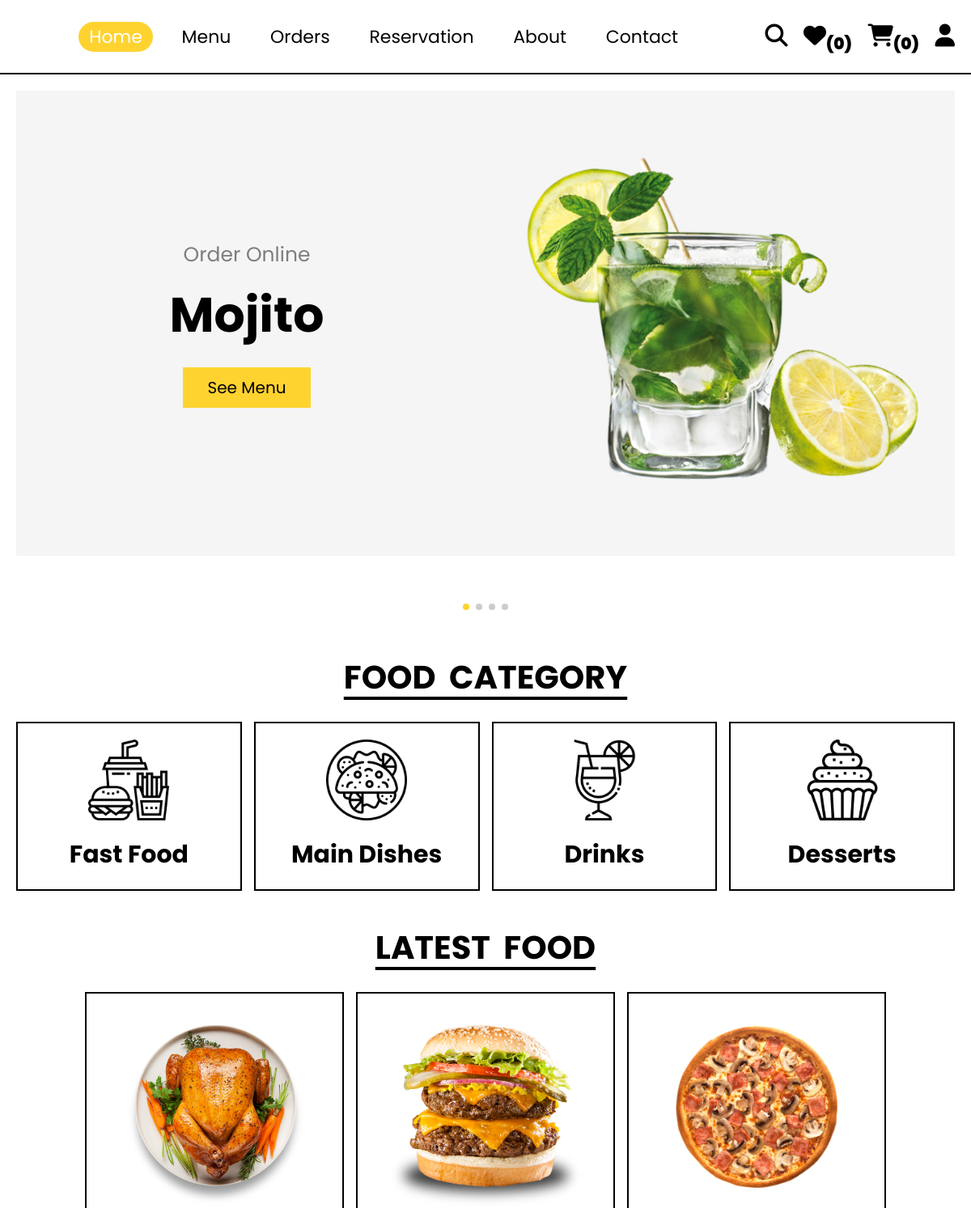
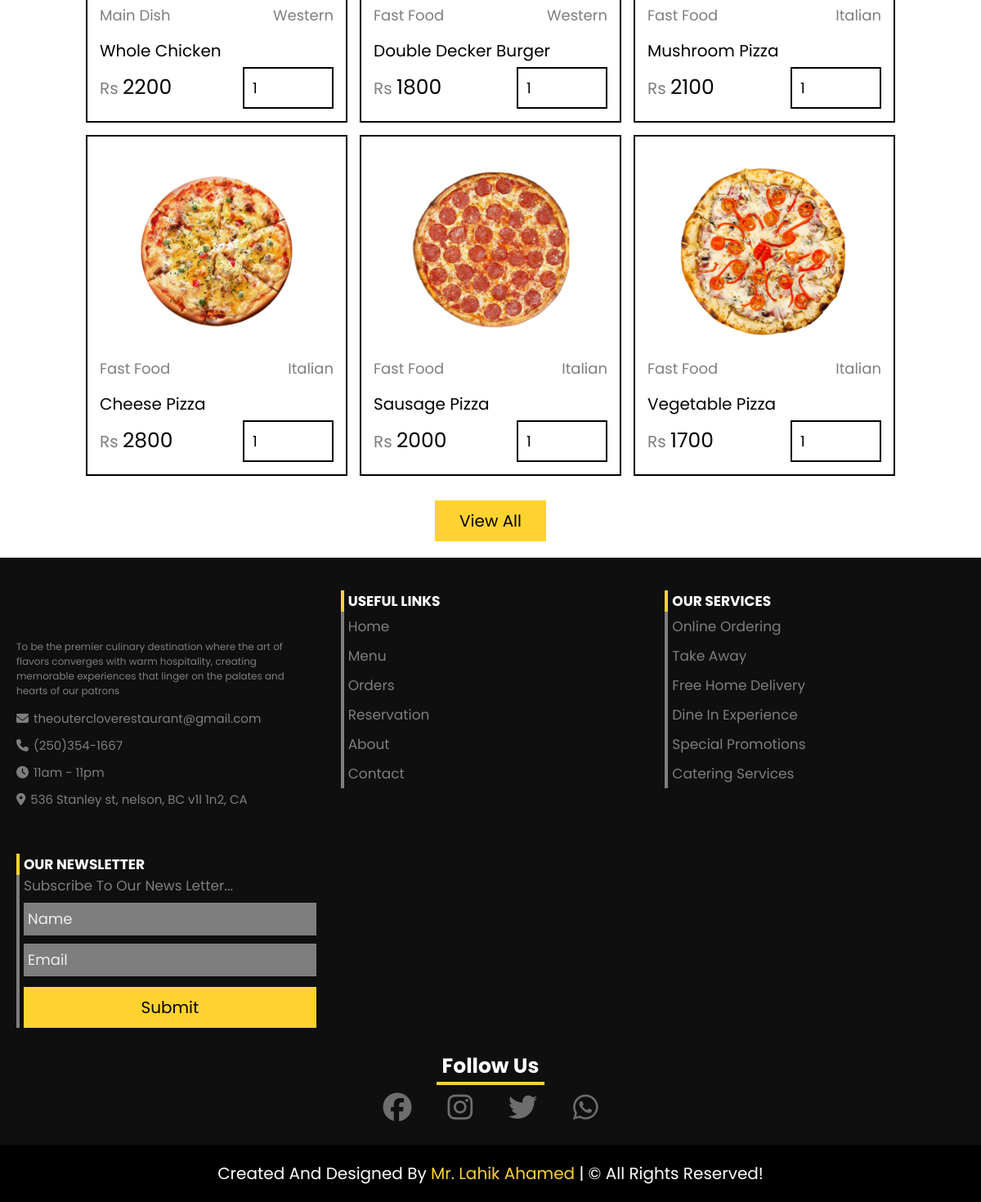
Page /customer/home.php on the committed database (2 pictures, top to bottom).
### tables this page shows
CREATE TABLE `products` (
  `id` INT NOT NULL AUTO_INCREMENT,
  `cuisine` VARCHAR(50) NOT NULL,
  `category` VARCHAR(50) NOT NULL,
  `name` VARCHAR(50) NOT NULL,
  `price` INT NOT NULL,
  `image` VARCHAR(50) NOT NULL,
  `hero_slider` TINYINT(1) NOT NULL DEFAULT 0,
  PRIMARY KEY (`id`)
);

### customer/home.php (the view, shortened to what this page needs)
<?php
    include("../db/database.php");
?>
<!DOCTYPE html>
<html lang="en">
<head>
    <link rel="stylesheet" href="https://cdn.jsdelivr.net/npm/swiper@11/swiper-bundle.min.css"/>
    <link rel="stylesheet" href="../CSS/customer_style.css">
</head>
<body>
    <?php include("../components/user_header.php"); ?>
    <section class="hero">
        <div class="swiper hero-slider">
            <div class="swiper-wrapper">
            <?php
                $select_hero_products = $conn->prepare("SELECT * FROM products WHERE hero_slider = ?");
                $select_hero_products->execute([1]);
                if($select_hero_products->rowCount() > 0) {
                    while($fetch_hero_products = $select_hero_products->fetch(PDO::FETCH_ASSOC)) {
            ?>
                        <div class="swiper-slide">
                            <div class="content">
                                <span>order online</span>
                                <h3><?= $fetch_hero_products['name'] ?></h3>
                                <a href="menu.php" class="btn">see menu</a>
                            </div>
                            <div class="image">
                                <img src="../uploaded images/<?= $fetch_hero_products['image'] ?>" alt="">
                            </div>
                        </div>
            <?php
                    }
                }
            ?>
            </div>
            <div class="swiper-pagination"></div>
        </div>
    </section>
    <section class="category">
        <h1 class="title">food category</h1>
        <div class="box-container">
            <a href="category.php?category=fast food" class="box">
                <img src="../images/cat-1.png" alt="">
                <h3>fast food</h3>
            </a>
            <a href="category.php?category=main dishes" class="box">
                <img src="../images/cat-2.png" alt="">
                <h3>main dishes</h3>
            </a>
            <a href="category.php?category=drinks" class="box">
                <img src="../images/cat-3.png" alt="">
                <h3>drinks</h3>
            </a>
            <a href="category.php?category=desserts" class="box">
                <img src="../images/cat-4.png" alt="">
                <h3>desserts</h3>
            </a>
        </div>
    </section>
    <section class="products">
        <h1 class="title">latest food</h1>
        <div class="box-container">
            <?php
                $select_products = $conn->prepare("SELECT * FROM products ORDER BY id DESC LIMIT 6");
                $select_products->execute();
                if($select_products->rowCount() > 0) {
                    while($fetch_products = $select_products->fetch(pdo::FETCH_ASSOC)) {
            ?>
                    <form action="" method="POST" class="box">
                    <img src="../uploaded images/<?= $fetch_products['image']; ?>" alt="">
                    <div class="cuisine-category">
                        <a href="category.php?category=<?= $fetch_products['category']; ?>" class="cat"
                        ><?= $fetch_products['category']; ?></a>
                        <a href="cuisine.php?cuisine=<?= $fetch_products['cuisine']; ?>" class="cuisine"
                        ><?= $fetch_products['cuisine']; ?></a>
                    </div>
                    <div class="name"><?= $fetch_products['name']; ?></div>
                    <div class="flex">
                        <div class="price"><span>Rs </span><?= $fetch_products['price']; ?></div>
                        <input type="number" name="qty" class="qty" min="1" max="99"
                        value="1" maxlength="2" onkeypress="if(this.value.length == 2) return false;">
                    </div>
                    </form>
            <?php
                }
                }else {
                    echo '<div class="empty">no products added yet!</div>';
                }
            ?>
        </div>
        <div class="more-btn">
            <a href="menu.php" class="btn">view all</a>
        </div>
    </section>
</body>
</html>
<?php include("../components/footer.php"); ?>

### components/user_header.php (shortened to what this page needs)
<?php
include("../db/database.php");
if(isset($_SESSION["id"])) {
    $user_id = $_SESSION["id"];
}else {
    $user_id = '';
}
?>
<link rel="stylesheet" href="https://cdn.jsdelivr.net/npm/swiper@11/swiper-bundle.min.css"/>
<link rel="stylesheet" href="../CSS/customer_style.css">
<header class="header">
    <section class="flex">
        <?php
            function getCurrentPageClass($page) {
                $currentPage = basename($_SERVER['PHP_SELF']);
                return ($currentPage == $page) ? 'selected' : '';
            }
        ?>
        <nav class="navbar">
            <a href="home.php" class="<?php echo getCurrentPageClass('home.php'); ?>">home</a>
            <a href="menu.php" class="<?php echo getCurrentPageClass('menu.php'); ?>">menu</a>
            <a href="order.php" class="<?php echo getCurrentPageClass('order.php'); ?>">orders</a>
            <a href="reservation.php" class="<?php echo getCurrentPageClass('reservation.php'); ?>">reservation</a>
            <a href="about.php" class="<?php echo getCurrentPageClass('about.php'); ?>">about</a>
            <a href="contact.php" class="<?php echo getCurrentPageClass('contact.php'); ?>">contact</a>
        </nav>
        <div class="icons">
            <?php
                $user_wishlist_items = $conn->prepare("SELECT * FROM wishlist
                WHERE user_id = ?");
                $user_wishlist_items->execute([$user_id]);
                $total_user_wishlist_items = $user_wishlist_items->rowCount();
            ?>
            <a href="search.php"><i class="fas fa-search"></i></a>
            <a href="wishlist.php"><i class="fas fa-heart"><sub><span>(<?= $total_user_wishlist_items; ?>)</span></sub></i></a>
            <a href="../customer/cart.php"><i class="fas fa-shopping-cart"><sub><span>(<?= count($_SESSION["cart"]); ?>)</span></sub></i></a>
            <i id="user-btn" class="fa-solid fa-user"></i>
        </div>
    </section>
</header>

### components/footer.php (shortened to what this page needs)
<link rel="stylesheet" href="https://cdn.jsdelivr.net/npm/swiper@11/swiper-bundle.min.css"/>
<link rel="stylesheet" href="../CSS/customer_style.css">
<footer class="footer">
    <section class="grid">
        <div class="links">
            <div class="logo">
            </div>
            <p id="des">To be the premier culinary destination where the art of flavors converges with warm hospitality, creating memorable experiences that linger on the palates and hearts of our patrons</p>
            <a href="mailto:theoutercloverestaurant@gmail.com"><i class="fas fa-envelope"></i>theoutercloverestaurant@gmail.com</a>
            <a href="tel:2503541667"><i class="fas fa-phone"></i>(250)354-1667</a>
            <p id="time"><i class="fas fa-clock"></i>11am - 11pm</p>
            <a href="https://www.google.com/maps/dir//536+Stanley+St,+Nelson,+BC+V1L+1N1,+Canada/@49.4910198,-117.3777511,12z/data=!4m8!4m7!1m0!1m5!1m1!1s0x537cb6a67c259213:0x4737156aa85a2ed5!2m2!1d-117.2953507!2d49.4910491?entry=ttu"><i class="fas fa-location-dot"></i>536 Stanley st, nelson, BC v1l 1n2, CA</a>
        </div>
        <div class="useful-links">
            <h3>useful links</h3>
            <a href="home.php">home</a>
            <a href="menu.php">menu</a>
            <a href="order.php">orders</a>
            <a href="reservation.php">Reservation</a>
            <a href="about.php">about</a>
            <a href="contact.php">contact</a>
        </div>
        <div class="our-services">
            <h3>our services</h3>
            <p>online ordering</p>
            <p>take away</p>
            <p>free home delivery</p>
            <p>dine in experience</p>
            <p>special promotions</p>
            <p>catering services</p>
        </div>
        <div class="news-letter">
            <h3>our newsletter</h3>
            <p>subscribe to our news letter...</p>
            <form action="<?php echo htmlspecialchars($_SERVER["PHP_SELF"]); ?>" method="post">
                <input type="text" name="name" maxlength="50" placeholder="Name" required>
                <input type="email" name="email" maxlength="50" placeholder="Email" required>
                <button type="submit" name="submit" class="btn">submit</button>
            </form>
            <p style="text-align: center; border-left: none; color:#fff"><?= isset($msg) ? $msg : '' ?></p>
        </div>
    </section>
    <div class="social-media">
        <h3>follow us</h3>
        <div class="social">
            <a href="https://www.facebook.com/outerclove/"><i class="fa-brands fa-facebook" style="color: #6d6d6d;"></i></a>
            <a href="https://www.instagram.com/outerclove/"><i class="fa-brands fa-instagram" style="color: #6d6d6d;"></i></a>
            <a href="https://www.twitter.com/outerclove/"><i class="fa-brands fa-twitter" style="color: #6d6d6d;"></i></a>
            <a href="https://www.whatsapp.com/outerclove/"><i class="fa-brands fa-whatsapp" style="color: #6d6d6d;"></i></a>
        </div>
    </div>
    <div class="credit">Created and Designed by <span>Mr. Lahik Ahamed</span> | &copy all rights
    reserved!</div>
</footer>

### rows in the picture
products: name "Mojito", image (picture)
products: image (picture), category "Main Dish", cuisine "Western", name "Whole Chicken", price "2200"
products: image (picture), category "Fast Food", cuisine "Western", name "Double Decker Burger", price "1800"
products: image (picture), category "Fast Food", cuisine "Italian", name "Mushroom Pizza", price "2100"
products: image (picture), category "Fast Food", cuisine "Italian", name "Cheese Pizza", price "2800"
products: image (picture), category "Fast Food", cuisine "Italian", name "Sausage Pizza", price "2000"
products: image (picture), category "Fast Food", cuisine "Italian", name "Vegetable Pizza", price "1700"

### other values in the picture
$total_user_wishlist_items "0"
count($_SESSION["cart"]) "0"
